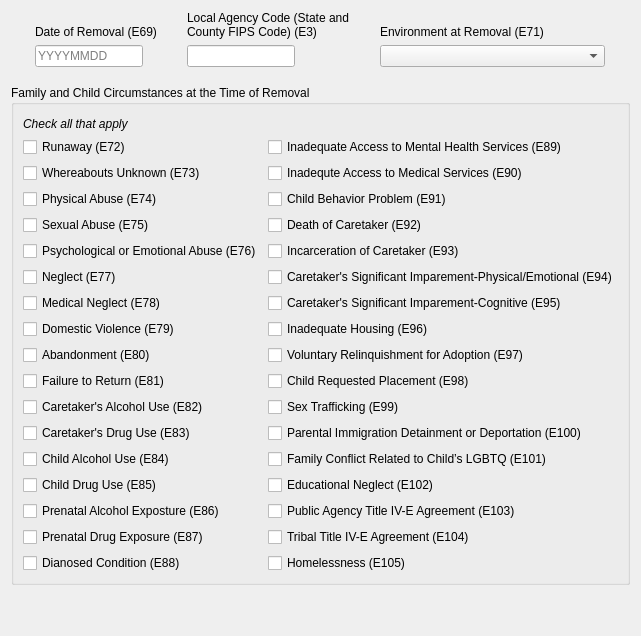
     <widget class="QWidget" name="removal_tab">
      <attribute name="title">
       <string>Removal</string>
      </attribute>
      <layout class="QVBoxLayout" name="verticalLayout">
       <item>
        <layout class="QGridLayout" name="gridLayout_2">
         <property name="bottomMargin">
          <number>12</number>
         </property>
         <property name="verticalSpacing">
          <number>-1</number>
         </property>
         <item row="0" column="0">
          <widget class="QLabel" name="label">
           <property name="maximumSize">
            <size>
             <width>16777215</width>
             <height>16777215</height>
            </size>
           </property>
           <property name="text">
            <string>Date of Removal (E69)</string>
           </property>
           <property name="alignment">
            <set>Qt::AlignBottom|Qt::AlignLeading|Qt::AlignLeft</set>
           </property>
          </widget>
         </item>
         <item row="0" column="1">
          <widget class="QLabel" name="label_2">
           <property name="text">
            <string>Local Agency Code (State and&lt;br/&gt;County FIPS Code) (E3)</string>
           </property>
           <property name="alignment">
            <set>Qt::AlignBottom|Qt::AlignLeading|Qt::AlignLeft</set>
           </property>
          </widget>
         </item>
         <item row="0" column="2">
          <widget class="QLabel" name="label_3">
           <property name="text">
            <string>Environment at Removal (E71)</string>
           </property>
           <property name="alignment">
            <set>Qt::AlignBottom|Qt::AlignLeading|Qt::AlignLeft</set>
           </property>
          </widget>
         </item>
         <item row="1" column="0">
          <widget class="QLineEdit" name="e69">
           <property name="sizePolicy">
            <sizepolicy hsizetype="Fixed" vsizetype="Fixed">
             <horstretch>0</horstretch>
             <verstretch>0</verstretch>
            </sizepolicy>
           </property>
           <property name="maximumSize">
            <size>
             <width>16777215</width>
             <height>16777215</height>
            </size>
           </property>
           <property name="inputMask">
            <string>00000000</string>
           </property>
           <property name="placeholderText">
            <string>YYYYMMDD</string>
           </property>
          </widget>
         </item>
         <item row="1" column="1">
          <widget class="QLineEdit" name="e3">
           <property name="sizePolicy">
            <sizepolicy hsizetype="Fixed" vsizetype="Fixed">
             <horstretch>0</horstretch>
             <verstretch>0</verstretch>
            </sizepolicy>
           </property>
           <property name="inputMask">
            <string/>
           </property>
           <property name="maxLength">
            <number>5</number>
           </property>
          </widget>
         </item>
         <item row="1" column="2">
          <widget class="QComboBox" name="e71">
           <property name="sizePolicy">
            <sizepolicy hsizetype="Fixed" vsizetype="Fixed">
             <horstretch>0</horstretch>
             <verstretch>0</verstretch>
            </sizepolicy>
           </property>
           <property name="currentIndex">
            <number>-1</number>
           </property>
           <property name="placeholderText">
            <string>Select</string>
           </property>
           <item>
            <property name="text">
             <string>Parent Household</string>
            </property>
           </item>
           <item>
            <property name="text">
             <string>Relative Household</string>
            </property>
           </item>
           <item>
            <property name="text">
             <string>Legal Guadian Household</string>
            </property>
           </item>
           <item>
            <property name="text">
             <string>Relative Legal Guardian Household</string>
            </property>
           </item>
           <item>
            <property name="text">
             <string>Justice Facility</string>
            </property>
           </item>
           <item>
            <property name="text">
             <string>Medical/Mental Health Facility</string>
            </property>
           </item>
           <item>
            <property name="text">
             <string>Other</string>
            </property>
           </item>
          </widget>
         </item>
        </layout>
       </item>
       <item>
        <widget class="QGroupBox" name="family_circumstances_group_box">
         <property name="sizePolicy">
          <sizepolicy hsizetype="Preferred" vsizetype="Preferred">
           <horstretch>0</horstretch>
           <verstretch>0</verstretch>
          </sizepolicy>
         </property>
         <property name="title">
          <string>Family and Child Circumstances at the Time of Removal</string>
         </property>
         <layout class="QVBoxLayout" name="verticalLayout_4">
          <property name="topMargin">
           <number>12</number>
          </property>
          <item>
           <widget class="QLabel" name="label_4">
            <property name="text">
             <string>&lt;i&gt;Check all that apply&lt;/i&gt;</string>
            </property>
           </widget>
          </item>
          <item>
           <layout class="QGridLayout" name="gridLayout">
            <item row="3" column="0">
             <widget class="QCheckBox" name="e75">
              <property name="text">
               <string>Sexual Abuse (E75)</string>
              </property>
             </widget>
            </item>
            <item row="6" column="1">
             <widget class="QCheckBox" name="e95">
              <property name="text">
               <string>Caretaker's Significant Imparement-Cognitive (E95)</string>
              </property>
             </widget>
            </item>
            <item row="0" column="0">
             <widget class="QCheckBox" name="e72">
              <property name="text">
               <string>Runaway (E72)</string>
              </property>
             </widget>
            </item>
            <item row="0" column="1">
             <widget class="QCheckBox" name="e89">
              <property name="text">
               <string>Inadequate Access to Mental Health Services (E89)</string>
              </property>
             </widget>
            </item>
            <item row="8" column="0">
             <widget class="QCheckBox" name="e80">
              <property name="text">
               <string>Abandonment (E80)</string>
              </property>
             </widget>
            </item>
            <item row="10" column="1">
             <widget class="QCheckBox" name="e99">
              <property name="text">
               <string>Sex Trafficking (E99)</string>
              </property>
             </widget>
            </item>
            <item row="9" column="1">
             <widget class="QCheckBox" name="e98">
              <property name="text">
               <string>Child Requested Placement (E98)</string>
              </property>
             </widget>
            </item>
            <item row="13" column="1">
             <widget class="QCheckBox" name="e102">
              <property name="text">
               <string>Educational Neglect (E102)</string>
              </property>
             </widget>
            </item>
            <item row="1" column="1">
             <widget class="QCheckBox" name="e90">
              <property name="text">
               <string>Inadequte Access to Medical Services (E90)</string>
              </property>
             </widget>
            </item>
            <item row="4" column="0">
             <widget class="QCheckBox" name="e76">
              <property name="text">
               <string>Psychological or Emotional Abuse (E76)</string>
              </property>
             </widget>
            </item>
            <item row="7" column="0">
             <widget class="QCheckBox" name="e79">
              <property name="text">
               <string>Domestic Violence (E79)</string>
              </property>
             </widget>
            </item>
            <item row="13" column="0">
             <widget class="QCheckBox" name="e85">
              <property name="text">
               <string>Child Drug Use (E85)</string>
              </property>
             </widget>
            </item>
            <item row="15" column="0">
             <widget class="QCheckBox" name="e87">
              <property name="text">
               <string>Prenatal Drug Exposure (E87)</string>
              </property>
             </widget>
            </item>
            <item row="1" column="0">
             <widget class="QCheckBox" name="e73">
              <property name="text">
               <string>Whereabouts Unknown (E73)</string>
              </property>
             </widget>
            </item>
            <item row="10" column="0">
             <widget class="QCheckBox" name="e82">
              <property name="text">
               <string>Caretaker's Alcohol Use (E82)</string>
              </property>
             </widget>
            </item>
            <item row="4" column="1">
             <widget class="QCheckBox" name="e93">
              <property name="text">
               <string>Incarceration of Caretaker (E93)</string>
              </property>
             </widget>
            </item>
            <item row="2" column="0">
             <widget class="QCheckBox" name="e74">
              <property name="text">
               <string>Physical Abuse (E74)</string>
              </property>
             </widget>
            </item>
            <item row="9" column="0">
             <widget class="QCheckBox" name="e81">
              <property name="text">
               <string>Failure to Return (E81)</string>
              </property>
             </widget>
            </item>
            <item row="11" column="1">
             <widget class="QCheckBox" name="e100">
              <property name="text">
               <string>Parental Immigration Detainment or Deportation (E100)</string>
              </property>
             </widget>
            </item>
            <item row="11" column="0">
             <widget class="QCheckBox" name="e83">
              <property name="text">
               <string>Caretaker's Drug Use (E83)</string>
              </property>
             </widget>
            </item>
            <item row="14" column="1">
             <widget class="QCheckBox" name="e103">
              <property name="text">
               <string>Public Agency Title IV-E Agreement (E103)</string>
              </property>
             </widget>
            </item>
            <item row="15" column="1">
             <widget class="QCheckBox" name="e104">
              <property name="text">
               <string>Tribal Title IV-E Agreement (E104)</string>
              </property>
             </widget>
            </item>
            <item row="5" column="1">
             <widget class="QCheckBox" name="e94">
              <property name="text">
               <string>Caretaker's Significant Imparement-Physical/Emotional (E94)</string>
              </property>
             </widget>
            </item>
            <item row="7" column="1">
             <widget class="QCheckBox" name="e96">
              <property name="text">
               <string>Inadequate Housing (E96)</string>
              </property>
             </widget>
            </item>
            <item row="3" column="1">
             <widget class="QCheckBox" name="e92">
              <property name="text">
               <string>Death of Caretaker (E92)</string>
              </property>
             </widget>
            </item>
            <item row="2" column="1">
             <widget class="QCheckBox" name="e91">
              <property name="text">
               <string>Child Behavior Problem (E91)</string>
              </property>
             </widget>
            </item>
            <item row="16" column="1">
             <widget class="QCheckBox" name="e105">
              <property name="text">
               <string>Homelessness (E105)</string>
              </property>
             </widget>
            </item>
            <item row="8" column="1">
             <widget class="QCheckBox" name="e97">
              <property name="text">
               <string>Voluntary Relinquishment for Adoption (E97)</string>
              </property>
             </widget>
            </item>
            <item row="12" column="1">
             <widget class="QCheckBox" name="e101">
              <property name="text">
               <string>Family Conflict Related to Child’s LGBTQ (E101)</string>
              </property>
             </widget>
            </item>
            <item row="6" column="0">
             <widget class="QCheckBox" name="e78">
              <property name="text">
               <string>Medical Neglect (E78)</string>
              </property>
             </widget>
            </item>
            <item row="5" column="0">
             <widget class="QCheckBox" name="e77">
              <property name="text">
               <string>Neglect (E77)</string>
              </property>
             </widget>
            </item>
            <item row="12" column="0">
             <widget class="QCheckBox" name="e84">
              <property name="text">
               <string>Child Alcohol Use (E84)</string>
              </property>
             </widget>
            </item>
            <item row="14" column="0">
             <widget class="QCheckBox" name="e86">
              <property name="text">
               <string>Prenatal Alcohol Exposture (E86)</string>
              </property>
             </widget>
            </item>
            <item row="16" column="0">
             <widget class="QCheckBox" name="e88">
              <property name="text">
               <string>Dianosed Condition (E88)</string>
              </property>
             </widget>
            </item>
           </layout>
          </item>
         </layout>
        </widget>
       </item>
       <item>
        <spacer name="verticalSpacer">
         <property name="orientation">
          <enum>Qt::Vertical</enum>
         </property>
         <property name="sizeHint" stdset="0">
          <size>
           <width>20</width>
           <height>40</height>
          </size>
         </property>
        </spacer>
       </item>
      </layout>
     </widget>
